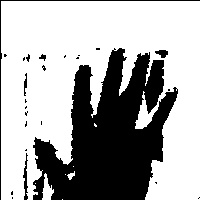
#> input picture Hand Gesture Detection/Saif Testing/Detect Hand/data/test/hi/1.jpg, 200 x 200 px, given in place of the camera
$ python DataCollect.py
#> lines starting #> are read from the running program, lines starting #| are printed output that depends on the picture; after the words box and inside, x2 and y2 are one past the last pixel; in counts of white or black regions, pixels touching at a corner belong together; pictures that were not available may be replaced by others from this repository, and a replacement may not be noted
import cv2
import numpy as np
import os
#it is like creating folder
if not os.path.exists("data"):
    os.makedirs("data")
    os.makedirs("data/train")
    os.makedirs("data/train/hi")
    os.makedirs("data/train/ok")
    os.makedirs("data/train/like")
    os.makedirs("data/train/rock")

# Train directory loaded
directory = 'data/train/'
cap = cv2.VideoCapture(0) #it is like my webcam is activated

while True:
    _, frame = cap.read()
#> frame is the input picture: shape (200, 200, 3); min 0, max 255, mean 169.1
    # Simulating mirror image
    frame = cv2.flip(frame, 1)
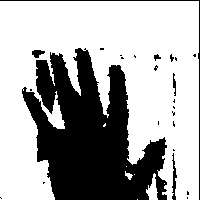
#> frame: shape (200, 200, 3); min 0, max 255, mean 169.1

       # Getting count of existing images
    count = {'Hi': len(os.listdir(directory+"/hi")),
             'Ok': len(os.listdir(directory+"/ok")),
             'Like': len(os.listdir(directory+"/like")),
             'Rock': len(os.listdir(directory+"/rock"))}

      # Printing the count in each set to the screen
    cv2.putText(frame, "MODE : TRAIN", (10, 50), cv2.FONT_HERSHEY_PLAIN, 1, (0,255,0), 1)
    cv2.putText(frame, "IMAGE COUNT", (10, 100), cv2.FONT_HERSHEY_PLAIN, 1, (0,255,0), 1)
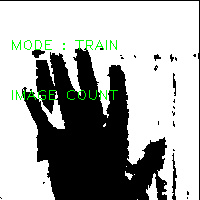
#> frame: shape (200, 200, 3); mean B, G, R 167.2, 170.1, 167.2
    cv2.putText(frame, "HI : "+str(count['Hi']), (10, 120), cv2.FONT_HERSHEY_PLAIN, 1, (0,255,0), 1)
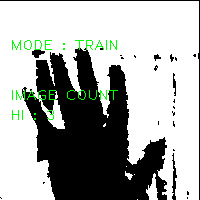
#> frame: shape (200, 200, 3); 0.16% of pixels changed, all inside (x1, y1, x2, y2) = (12, 110, 54, 120)
    cv2.putText(frame, "OK : "+str(count['Ok']), (10, 140), cv2.FONT_HERSHEY_PLAIN, 1, (0,255,0), 1)
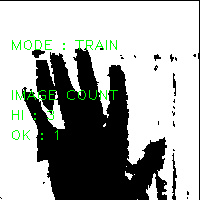
#> frame: shape (200, 200, 3); 0.16% of pixels changed, all inside (x1, y1, x2, y2) = (12, 130, 58, 140)
    cv2.putText(frame, "LIKE : "+str(count['Like']), (10, 160), cv2.FONT_HERSHEY_PLAIN, 1, (0,255,0), 1)
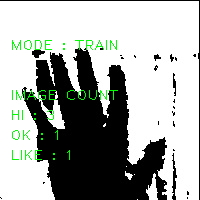
#> frame: shape (200, 200, 3); 0.23% of pixels changed, all inside (x1, y1, x2, y2) = (12, 150, 70, 160)
    cv2.putText(frame, "ROCK : "+str(count['Rock']), (10, 180), cv2.FONT_HERSHEY_PLAIN, 1, (0,255,0), 1)
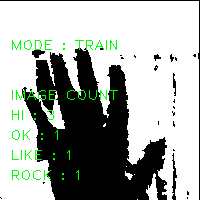
#> frame: shape (200, 200, 3); 0.28% of pixels changed, all inside (x1, y1, x2, y2) = (12, 170, 79, 180)


    # Coordinates of the ROI
    x1 = int(0.6*frame.shape[1])
#> x1 = 120
    y1 = 80
    x2 = frame.shape[1]-80
#> x2 = 120
    y2 = int(0.4*frame.shape[1])
#> y2 = 80
    # Drawing the ROI
    # The increment/decrement by 1 is to compensate for the bounding box
    cv2.rectangle(frame, (x1-1, y1-1), (x2+1, y2+1), (0,0,255) ,2)
#> frame: shape (200, 200, 3); 0.05% of pixels changed, all inside (x1, y1, x2, y2) = (118, 78, 123, 83)
    # Extracting the ROI
    roi = frame[y1:y2, x1:x2]
#> roi = empty array
#> (the run stopped early here; a loop or call above may not have finished)
